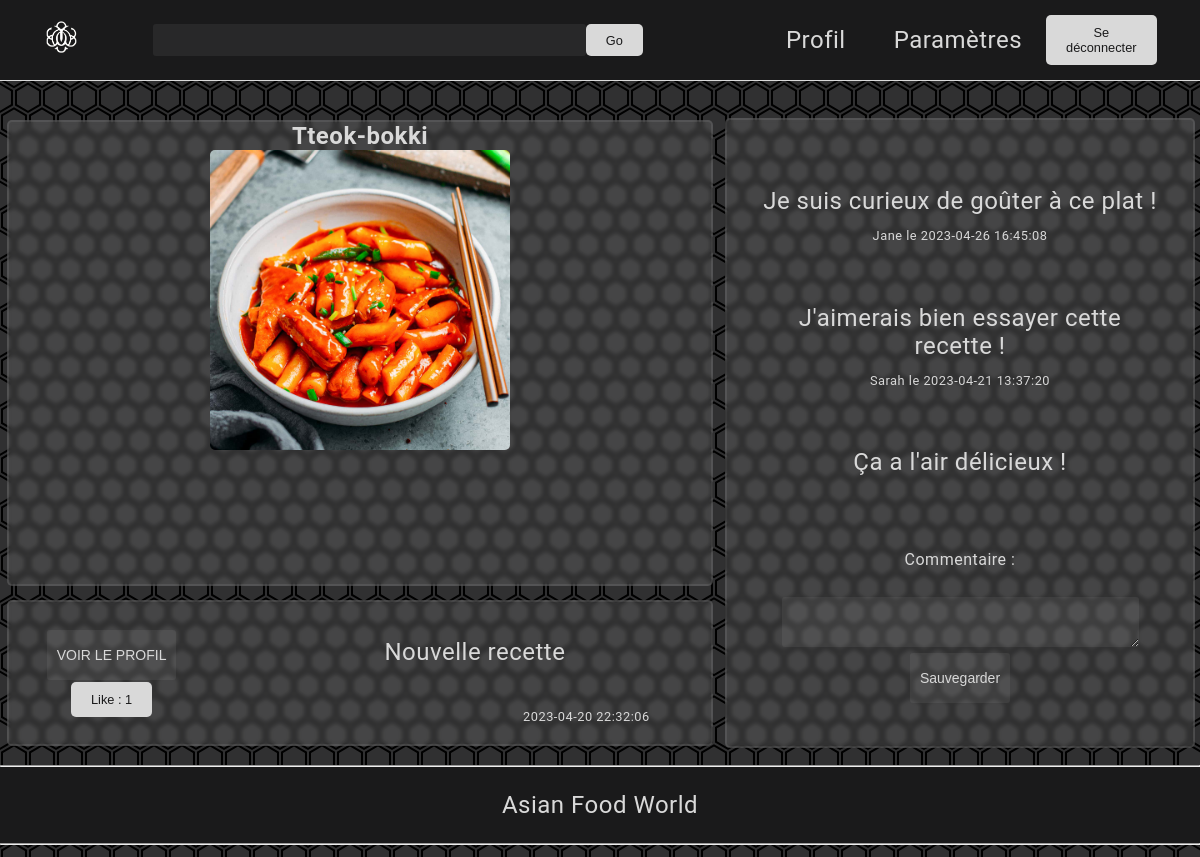
/comment.php?post_id=5 (signed in), run on the app's committed database.
### tables this page shows
CREATE TABLE IF NOT EXISTS T_USER_POST
 (
   POST_ID BIGINT(4) NOT NULL AUTO_INCREMENT  ,
   POST_TEXT VARCHAR(256) NOT NULL  ,
   POST_TITLE VARCHAR(32) NOT NULL  ,
   CREATED_TIME datetime NOT NULL  ,
   POST_IMG VARCHAR(255) NOT NULL  ,
   USER_ID BIGINT(4) NOT NULL  
   , PRIMARY KEY (POST_ID) 
 ) 
 comment = "";

CREATE TABLE IF NOT EXISTS T_POST_COMMENT
 (
   COMMENT_ID BIGINT(4) NOT NULL AUTO_INCREMENT ,
   COMMENT_TEXT VARCHAR(128) NOT NULL  ,
   CREATED_TIME datetime NOT NULL  ,
   POST_ID BIGINT(4) NOT NULL  ,
   USER_ID BIGINT(4) NOT NULL  
   , PRIMARY KEY (COMMENT_ID) 
 ) 
 comment = "";

CREATE TABLE IF NOT EXISTS T_USER_PROFILE
 (
   USER_ID BIGINT(4) NOT NULL AUTO_INCREMENT ,
   USER_EMAIL VARCHAR(128) NOT NULL  ,
   USER_DESC VARCHAR(128) NOT NULL  ,
   USER_PP VARCHAR(256) NOT NULL  ,
   USER_PSEUDO VARCHAR(50) NOT NULL  ,
   USER_NAME VARCHAR(50) NOT NULL  ,
   USER_SURNAME VARCHAR(50) NOT NULL  ,
   USER_PASSWORD VARCHAR(256) NOT NULL ,  
   USER_CREATED datetime NOT NULL  ,
   PRIMARY KEY (USER_ID) 
 ) 
 comment = "";

### Parties/Classes.php (called while the page is built, shortened)
<?php
class Cookie
{
    public function IssetCookie()
    {
        return (isset($_COOKIE['username']) && isset($_COOKIE['password']));
    }
}
class SQLconn
{
    public $conn = NULL;
    function __construct()
    {
        $servername = "localhost";
        $username = "root";
        $password = "";
        $dbname = "DB";
        $this->conn = new mysqli($servername, $username, $password, $dbname);
    }
    public function getNumLikes($post_id)
    {
        $stmt = $this->conn->prepare("SELECT COUNT(*) as LIKE_ID FROM T_LIKE WHERE POST_ID = ?");
        $stmt->bind_param("i", $post_id);
        $stmt->execute();
        $result = $stmt->get_result();
        $row = $result->fetch_assoc();
        return $row["LIKE_ID"];
    }
    public function getPostData($post_id)
    {
        $stmt = $this->conn->prepare("SELECT * FROM T_USER_POST WHERE POST_ID = ?");
        $stmt->bind_param("i", $post_id);
        $stmt->execute();
        $result = $stmt->get_result();
        if ($result->num_rows > 0) {
            $row = $result->fetch_assoc();
            $post_data = array(
                "post_id" => $row["POST_ID"],
                "post_title" => $row["POST_TITLE"],
                "post_text" => $row["POST_TEXT"],
                "created_time" => $row["CREATED_TIME"],
                "post_img" => $row["POST_IMG"],
                "user_id" => $row["USER_ID"]
            );
            return $post_data;
        } else {
            return false;
        }
    }
    public function getUserPseudo($user_id)
    {
        $stmt = $this->conn->prepare("SELECT USER_PSEUDO FROM T_USER_PROFILE WHERE USER_ID = ?");
        $stmt->bind_param("i", $user_id);
        $stmt->execute();
        $result = $stmt->get_result();
        $row = $result->fetch_assoc();
        return $row['USER_PSEUDO'];
    }
    public function getComData($com_id)
    {
        $stmt = $this->conn->prepare("SELECT * FROM T_POST_COMMENT WHERE COMMENT_ID = ?");
        $stmt->bind_param("i", $com_id);
        $stmt->execute();
        $result = $stmt->get_result();
        if ($result->num_rows > 0) {
            $row = $result->fetch_assoc();
            $comment_data = array(
                "comment_id" => $row["COMMENT_ID"],
                "comment_text" => $row["COMMENT_TEXT"],
                "created_time" => $row["CREATED_TIME"],
                "post_id" => $row["POST_ID"],
                "user_id" => $row["USER_ID"]
            );
            return $comment_data;
        } else {
            return false;
        }
    }
    public function getComsByDate($post_id)
    {
        $sql = "SELECT COMMENT_ID FROM T_POST_COMMENT WHERE POST_ID = " . $post_id . " ORDER BY CREATED_TIME DESC";
        $result = $this->conn->query($sql);
        if ($result->num_rows > 0) {
            $comments = array();
            $index = 0;
            while ($row = $result->fetch_assoc()) {
                $comments[$index] = $row["COMMENT_ID"];
                $index++;
            }
            return $comments;
        } else {
            return false;
        }
    }
}
?>

### comment.php (the view, shortened to what this page needs)
<?php include("./Parties/head.php") ?>
<?php include("./Parties/Classes.php") ?>
<?php
$cook = new Cookie();
if ($cook->IssetCookie()) {
    $conn = new SQLconn();
    ?>
    <?php include("./Parties/header.php"); ?>
    <body>
        <?php
        if (isset($_GET['post_id']) && !empty($_GET['post_id'])) {
            $post_id = $_GET['post_id'];
            $post_data = $conn->getPostData($post_id);
            if ($post_data !== false) {
                $post_title = $post_data['post_title'];
                $post_text = $post_data['post_text'];
                $post_img = $post_data['post_img'];
                $post_time = $post_data['created_time'];
                $num_likes = $conn->getNumLikes($post_id);
                ?>
                <div class="center">
                    <div class="post">
                        <div class="left">
                            <h1>
                                <?php echo "$post_title" ?>
                            </h1>
                            <div class="img-container">
                                <img src="<?php echo "$post_img" ?>" alt="<?php echo "$post_title" ?>">
                            </div>
                        </div>
                        <div class="com">
                            <div id="comment-container">
                                <?php
                                $post_id = $_GET['post_id'];
                                include("./Parties/loadcom.php");
                                    ?>
                            </div>
                            <form method="post" action="redirect.php">
                                <label for="comment_text">Commentaire :</label><br>
                                <textarea name="comment_text" id="comment_text" rows="3" cols="40"></textarea><br>
                                <input type="submit" value="Sauvegarder" name="com">
                            </form>
                        </div>
                        <div class="desc">
                            <div class="like-and-user">
                                <form method='post' action="./redirect.php">
                                    <button type='submit' name="like">Like :
                                        <?php echo $num_likes ?>
                                    </button>
                                </form>
                                <form action="./Profil.php?pseudo=<?php echo $user_pseudo ?> " method="post">
                                    <input type="submit" value="VOIR LE PROFIL">
                                </form>
                            </div>
                            <div class="modif">
                            </div>
                            <div class="usertext">
                                <div class="text">
                                    <?php echo "$post_text" ?>
                                </div>
                                <p class="date">
                                    <?php echo "$post_time" ?>
                                </p>
                            </div>
                        </div>
                    </div>
                </div>
            <?php
            } else {
                echo "Aucun post trouvé";
            }
            include("./Parties/footer.php");
        } else {
            header("Location: ./index.php");
            exit();
        }
}
?>
</body>
</html>

### Parties/loadcom.php (shortened to what this page needs)
<?php
$com_id_list = $conn->getComsByDate($post_id);
if (!$com_id_list) {
    echo "Aucun commentaire";
    $path = false;
} else {
    if (!empty($com_id_list)) {
        for ($i = 0; $i < 4; $i++) {
            $com_id = $com_id_list[$i];
            $com_data = $conn->getComData($com_id);
            $com_text = $com_data['comment_text'];
            $com_time = $com_data['created_time'];
            $user_id = $com_data['user_id'];
            $user_pseudo = $conn->getUserPseudo($user_id);
            echo (isset($com_text) ? "<div class=\"comments\"><div>" . "$com_text" . "</div>" . (isset($com_time) ? "<p class=\"date\">" . (isset($user_pseudo) ? "$user_pseudo le " : '') . "$com_time" . "</p>" : "") . "</div>" : "");
        }
    }
}
?>

### CSS/style1.css (style rules this page uses)
:root { --border-radius: 5px; --secondary-color: 217, 217, 217; --main-color: 26, 26, 27; --transition: 500ms; }
body { color: rgb(var(--secondary-color)); font-family: 'Roboto', sans-serif; font-size: 1.5em; margin: 0; padding: 0; text-align: center; letter-spacing: 0.5px; background-image: url(../IMG/background.svg); background-color: rgb(var(--main-color), 0.9); background-attachment: fixed; }
h1 { font-size: 4em; }
* { scrollbar-width: none; scrollbar-color: rgb(var(--secondary-color)) rgba(var(--secondary-color), 0.07); }
.post { height: 80vh; display: grid; grid-template-columns: 1fr 1fr 1fr 1fr 1fr; grid-template-rows: 75% 25%; grid-template-areas: " img img img com com" " desc desc desc com com"; }
.post>*, .poster>* { margin: 1%; border-radius: var(--border-radius); backdrop-filter: blur(2px); }
.left h1 { font-size: 1.5rem; text-align: center; margin: 0; }
.desc { grid-area: desc; display: flex; justify-content: space-around; align-items: center; padding: 0.5em; }
.desc>*>*, .desc>* { max-height: 100%; padding: 1px; }
.like-and-user, .modif { display: flex; flex-direction: column-reverse; justify-content: space-evenly; align-items: center; flex-grow: 0.5; }
.usertext { flex-grow: 2; display: grid; grid-template-columns: 1fr 1fr; grid-template-rows: 80% 20%; grid-template-areas: "text text" ". date"; }
.com { grid-area: com; display: flex; flex-direction: column; justify-content: space-evenly; padding: 0.5em; }
#comment-container { height: 325px; overflow-y: scroll; }
.comments { display: flex; flex-direction: column; padding: 1em; }
.comments :last-child { max-height: 20%; }
.comments :first-child { max-height: 80%; }
.text { grid-area: text; overflow-y: scroll; overflow-wrap: break-word; }
.date { grid-area: date; font-size: 0.8rem; }
.left { grid-area: img; }
.left img { border-radius: var(--border-radius); max-width: 100% !important; }
.img-container img { max-width: 300px; max-height: 300px; object-fit: contain; }
button { background-color: rgb(var(--secondary-color)); border-radius: var(--border-radius); color: rgb(var(--main-color)); cursor: pointer; font-size: 0.8rem; padding: 10px 20px; border: none; }
label { display: block; margin-top: 30px; font-size: 16px; }
input, textarea { height: 50px; width: 100%; background-color: rgba(var(--secondary-color), 0.07); border-radius: 3px; border: none; padding: 0 10px; font-size: 14px; margin-left: auto; margin-right: auto; max-width: fit-content; }
input::placeholder { color: rgb(var(--secondary-color)); }
input, textarea { color: rgb(var(--secondary-color)); }
.center { display: grid; place-items: center; margin-top: 2rem; }
.settings, .card, .relations, .post>*, .poster>* { background-color: rgba(var(--secondary-color), 0.13); border: 2px solid rgba(var(--secondary-color), 0.1); }

### data on the page
t_user_post: POST_TITLE "Tteok-bokki", POST_IMG (picture), POST_TEXT "Nouvelle recette", CREATED_TIME "2023-04-20 22:32:06"
t_post_comment: COMMENT_TEXT "Je suis curieux de goûter à ce plat !", USER_ID.USER_PSEUDO "Jane", CREATED_TIME "2023-04-26 16:45:08"
t_post_comment: COMMENT_TEXT "J'aimerais bien essayer cette recette !", USER_ID.USER_PSEUDO "Sarah", CREATED_TIME "2023-04-21 13:37:20"
t_post_comment: COMMENT_TEXT "Ça a l'air délicieux !"

### other printed values
$num_likes "1"
